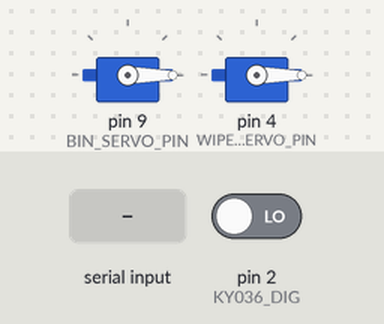
Simulated run of this sketch. Board: Arduino Uno, built with avr-gcc and run on an emulated ATmega328P. On the bench: 2 × servo. The inputs (shaded band) are chosen by the test bench; at power-on: pin 2 (KY036_DIG) LOW. What the sketch prints to the serial monitor is not drawn.

Above: at 1.2 s.
1.3 s: pin 2 (KY036_DIG) driven HIGH
At 2.4 s:
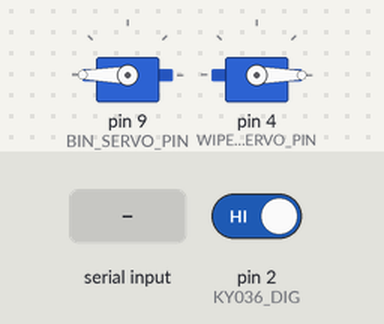
4.3 s: "1" received over Serial
At 7.2 s:
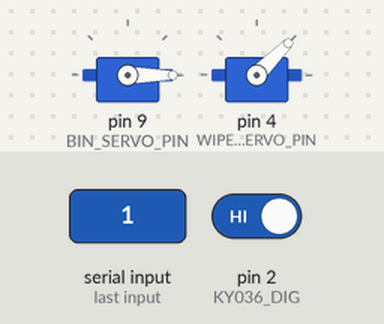
7.3 s: pin 2 (KY036_DIG) driven LOW
At 8.9 s:
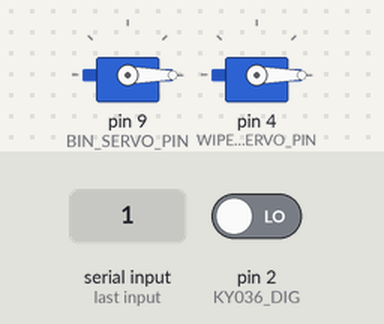
9.8 s: "2" received over Serial
At 10.1 s:
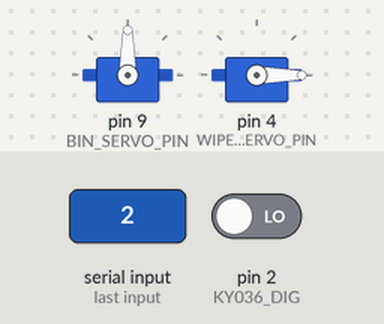
12.8 s: "3" received over Serial
At 16.5 s:
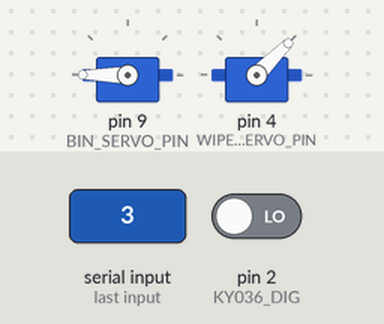
Timing chart, 0 to 18.3 s (numbered marks = the images above; inputs shaded):
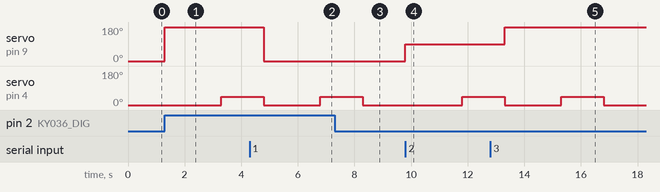

The sketch:

WasteSorter.ino
```cpp
#include <Servo.h>

Servo binServo;  // MG995 (bin rotation)
Servo wiper;     // SG90 (pusher)

const int BIN_SERVO_PIN = 9;
const int WIPER_SERVO_PIN = 4;
const int KY036_DIG = 2;   // digital pin from KY-036
const int KY036_AO  = A0;  // optional analog read

// Positions for 3-bin drum (adjust to your geometry)
const int POS_PAPER   = 0;
const int POS_PLASTIC = 90;
const int POS_METAL   = 180;

const int WIPER_PUSH = 45;
const int WIPER_HOME = 0;

const unsigned long ROTATE_DELAY_MS = 2000;
const unsigned long PUSH_DELAY_MS   = 1500;

void setup() {
  Serial.begin(9600);
  pinMode(KY036_DIG, INPUT);
  binServo.attach(BIN_SERVO_PIN);
  wiper.attach(WIPER_SERVO_PIN);

  // Home position
  binServo.write(POS_PAPER);
  wiper.write(WIPER_HOME);

  Serial.println("Ready: '1'=paper, '2'=plastic, '3'=metal, '0'=idle.");
}

void loop() {
  // Hardware override from KY-036: treat as '3' (metal)
  if (digitalRead(KY036_DIG) == HIGH) {
    actuateFor('3');
  }

  if (Serial.available() > 0) {
    char c = Serial.read();
    if (c=='0' || c=='1' || c=='2' || c=='3') {
      actuateFor(c);
    }
  }
}

void actuateFor(char code) {
  int target = POS_PAPER;
  if (code=='1') target = POS_PAPER;
  else if (code=='2') target = POS_PLASTIC;
  else if (code=='3') target = POS_METAL;
  else if (code=='0') { wiper.write(WIPER_HOME); return; }

  binServo.write(target);
  delay(ROTATE_DELAY_MS);
  wiper.write(WIPER_PUSH);
  delay(PUSH_DELAY_MS);
  wiper.write(WIPER_HOME);
}
```

Measured:
- after the input at 1.3 s, servo on pin 9 (BIN_SERVO_PIN): 0° → 180° at once; servo on pin 4 (WIPER_SERVO_PIN): 0° → 45° after 2.0 s
- after the input at 4.3 s, servo on pin 9 (BIN_SERVO_PIN): 180° → 0° after 0.50 s
- after the input at 7.3 s, servo on pin 9 (BIN_SERVO_PIN): stays 0° (without the input it goes to 180° after 1.0 s)
- after the input at 9.8 s, servo on pin 9 (BIN_SERVO_PIN): 0° → 90° at once; servo on pin 4 (WIPER_SERVO_PIN): 0° → 45° after 2.0 s
- after the input at 12.8 s, servo on pin 9 (BIN_SERVO_PIN): 90° → 180° after 0.50 s
